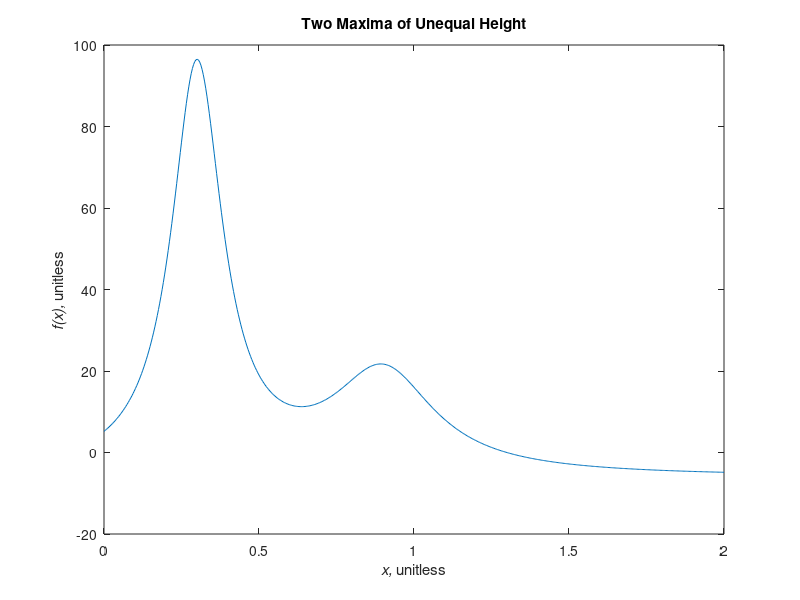

Recreate this plot in MATLAB.
% Created by: Anthony H. Le
% Last updated: 01-21-2019

% CHE 581: Assignment 1
% Textbook (4th Edition) Problems 2.1-2.7, 2.17, 2.18
% Due: 01-23-2019
%% Problem 2.1
close all; % close all figures
clear; % clear workspace
clc; % clear command window

disp('Problem 2.1');
% output mat A w/ size 3 by 3
A = [1:3; 2:2:6; 3:-1:1];
disp(A);

% transpose mat A
A = A';
disp(A);

% print all rows, col 3 of mat A
A(:, 3) = [];
disp(A);

% same col 1
% replace col 2 w/ vec [4 5 7] transposed
% same col 3
A = [A(:, 1) [4 5 7]' A(:, 2)];
disp(A);

% sum numbers along diagonal of mat A
A = sum(diag(A));
disp(A);

disp('-------------------------------------------------');

%% Problem 2.2
close all;
clear;
clc;

disp('Problem 2.2');
t = rand(5, 1); % vec of random numbers, 5 by 1

% (a)
disp('(a)');
% exp; output vec y1, same length as t
y1 = ((6 * t.^3) - (3 * t) - 4) ./ (8 * sin(5 * t));
disp(y1);

% (b)
disp('(b)');
% exp; output vec y2, same legnth as t
y2 = (((6 * t) - 4) ./ (8 * t)) - ((pi / 2) * t);
disp(y2);

disp('-------------------------------------------------');

%% Problem 2.3
close all;
clear;
clc;

disp('Problem 2.3');
y = rand(5, 1); % vec of random numbers, 5 by 1
z = rand(5, 1); % vec of random numbers, 5 by 1
a = 3; % arbitrary scalar
b = 8; % arbitrary scalar

% exp; output vec x, same length as y and z
x = (y .* ((a + (b * z)).^1.8)) ./ (z .* (1 - y)); % eqn
disp(x); % col vec

disp('-------------------------------------------------');

%% Problem 2.4
close all;
clear;
clc;

disp('Problem 2.4');
% (a)
disp('(a)');
A = [1 2; 3 4; 5 6]; % mat A, 3 by 2
disp(A(2, :)'); % display all values in row 2 of mat A
% transposed as col vec

% (b)
disp('(b)');
y = (0:1.5:7)'; % transposed
disp(y); % display col vec, int 0<=x<=7, inc 1.5

% (c)
disp('(c)');
a = 2; b = 8; c = 4;
disp(a + b / c); % display calculation result, single value

disp('-------------------------------------------------');

%% Problem 2.5
close all;
clear;
clc;

disp('Problem 2.5');
x = (0:1/256:2); % int 0<=x<=2, inc 1/256
f_x = (1 ./ ((x - 0.3).^2 + 0.01)) + (1 ./ ((x - 0.9).^2 + 0.04)) - 6; % f(x)

figure();
% plot x verse f(x) w/ plot function
plot(x, f_x);
hold on;
title('Two Maxima of Unequal Height');
xlabel('\it{x}, \rm{unitless}');
ylabel('\it{f(x)}, \rm{unitless}');

disp('-------------------------------------------------');

%% Problem 2.6
close all;
clear;
clc;

disp('Problem 2.6');
disp('(a)');
t1 = (4:6:35); disp(t1); % col operator, int 4<=t<=35, inc 6
t2 = linspace(4, 34, 6); disp(t2); % linspace function

disp('(b)');
x1 = (-4:2); disp(x1); % col operator, int -4<=x<=2, inc 1
x2 = linspace(-4, 2, 7); disp(x2); % linspace function

disp('-------------------------------------------------');

%% Problem 2.7
close all;
clear;
clc;

disp('Problem 2.7');
disp('(a)');
v1 = linspace(-2, 1.5, 8); disp(v1); % linspace function
v2 = (-2:0.5:1.5); disp(v2); % col operator, int -2<=v<=1.5, inc 0.5

disp('(b)');
r1 = linspace(8, 4.5, 8); disp(r1); % linspace function
r2 = (8:-0.5:4.5); disp(r2); % col operator, int 8<=r<=4.5, inc -0.5

disp('-------------------------------------------------');
